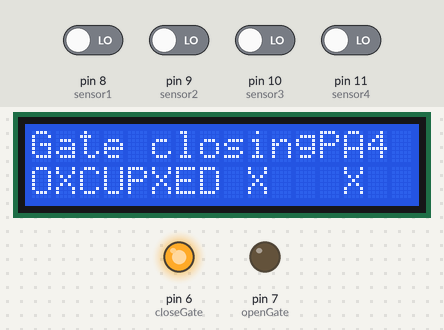
Simulated run of this sketch. Board: Arduino Uno, built with avr-gcc and run on an emulated ATmega328P. On the bench: 16×2 character LCD, output pins drawn as LEDs (lit = HIGH). The inputs (shaded band) are chosen by the test bench; at power-on: pin 8 (sensor1), pin 9 (sensor2), pin 10 (sensor3), pin 11 (sensor4) LOW.

Above: at 2.2 s.
2.3 s: pin 8 (sensor1) driven HIGH
At 3.4 s:
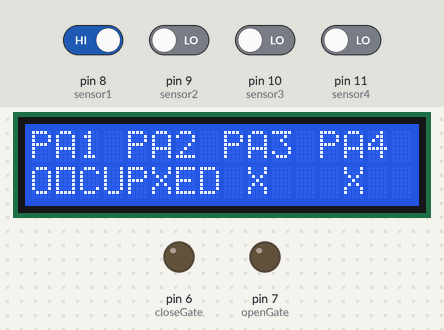
4.5 s: pin 9 (sensor2) driven HIGH
At 5.1 s:
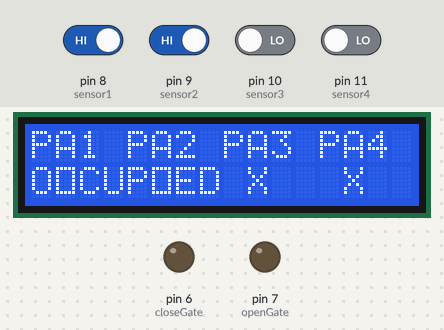
6.0 s: pin 10 (sensor3) driven HIGH
At 7.2 s:
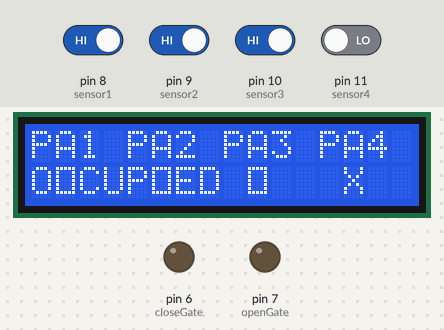
7.5 s: pin 11 (sensor4) driven HIGH
At 8.5 s:
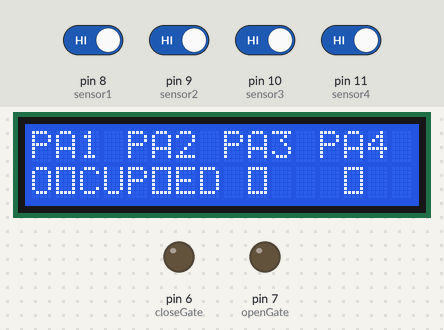
9.0 s: pin 8 (sensor1) driven LOW
At 9.6 s:
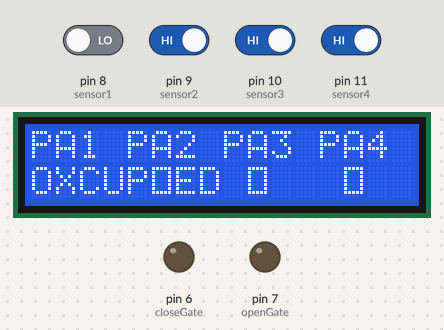
10.5 s: pin 9 (sensor2) driven LOW
At 10.8 s:
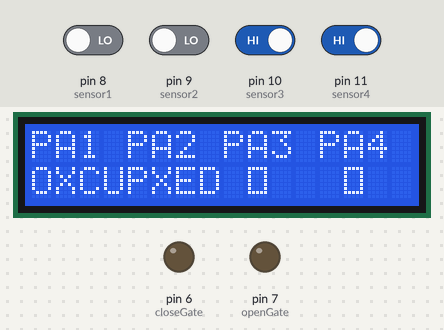
Timing chart, 0 to 13.0 s (numbered marks = the images above; inputs shaded):
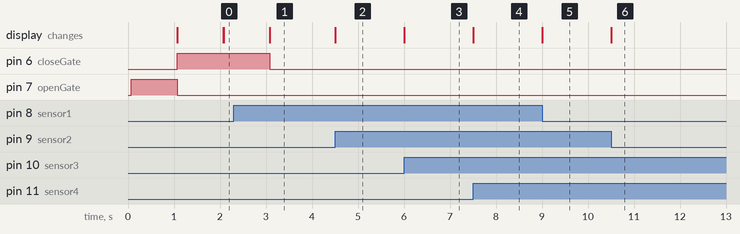

Measured:
- after the input at 2.3 s, pin 6 (closeGate): HIGH → LOW after 0.78 s; the display: first differs from a run without the input after 0.79 s (image 1)
- after the input at 4.5 s, the display: changes at once (image 2)
- after the input at 6.0 s, the display: changes at once (image 3)
- after the input at 7.5 s, the display: changes at once (image 4)
- after the input at 9.0 s, the display: changes at once (image 5)
- after the input at 10.5 s, the display: changes at once (image 6)

The sketch:

Car_Parking_System_using_Arduino.ino
```cpp
#include<LiquidCrystal.h>
LiquidCrystal lcd(0,1,2,3,4,5);
#define sensor1 8
#define sensor2 9
#define sensor3 10
#define sensor4 11
#define closeGate 6
#define openGate 7

//custom character for parking area is filled
byte park[8] = {
0b10001,
0b10001,
0b01010,
0b00100,
0b01010,
0b10001,
0b10001,
};

//custom character for parking area is empty
byte npark[8] = {
0b11111,
0b10001,
0b10001,
0b10001,
0b10001,
0b10001,
0b11111,
};

int pA1,pA2,pA3,pA4;

void setup() {
  // put your setup code here, to run once:
pinMode(sensor1,INPUT);
pinMode(sensor2,INPUT);
pinMode(sensor3,INPUT);
pinMode(sensor4,INPUT);
pinMode(openGate,OUTPUT);
pinMode(closeGate,OUTPUT);
lcd.createChar (0,park);
lcd.createChar (1,npark);

lcd.begin(16,2);
lcd.print("Gate opening");
digitalWrite(openGate, HIGH);
digitalWrite(closeGate, LOW);
delay(1000);
digitalWrite(openGate, LOW);
digitalWrite(closeGate, LOW);

lcd.clear();
}

void loop() {
  // put your main code here, to run repeatedly:
lcd.setCursor(0,0);
lcd.print("PA1 PA2 PA3 PA4");
pA1 = digitalRead(sensor1);
pA2 = digitalRead(sensor2);
pA3 = digitalRead(sensor3);
pA4 = digitalRead(sensor4);

//for parking area 1
if(pA1 == 1){
lcd.setCursor(1,1);
lcd.write(byte(1));
}
else{
lcd.setCursor(1,1);
lcd.write(byte(0));
}

//for parking area 2
if(pA2 == 1){
lcd.setCursor(5,1);
lcd.write(byte(1));
}
else{
lcd.setCursor(5,1);
lcd.write(byte(0));
}

//for parking area 3
if(pA3 == 1){
lcd.setCursor(9,1);
lcd.write(byte(1));
}
else{
lcd.setCursor(9,1);
lcd.write(byte(0));
}

//for parking area 1
if(pA4 == 1){
lcd.setCursor(13,1);
lcd.write(byte(1));
}
else{
lcd.setCursor(13,1);
lcd.write(byte(0));
}

if(pA1 == 0 && pA2 == 0 && pA3 == 0 && pA4 == 0){
lcd.setCursor(0,0);
lcd.print("Gate closing");
digitalWrite(closeGate, HIGH);
digitalWrite(openGate, LOW);
delay(1000);
digitalWrite(closeGate, LOW);
digitalWrite(openGate, LOW);
lcd.setCursor(0,1);
lcd.print("OCCUPIED           ");
}
}
```
